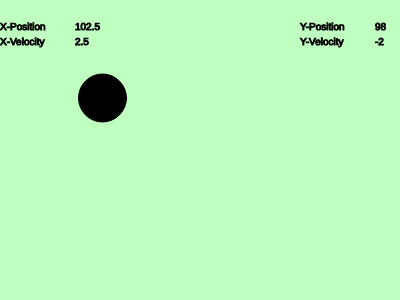
Frame 1 (no input)
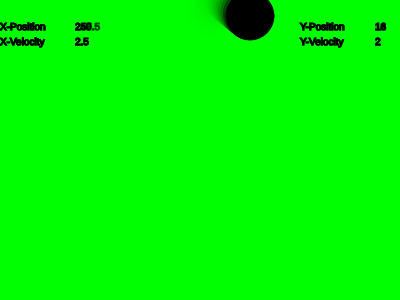
Frame 60 (no input)
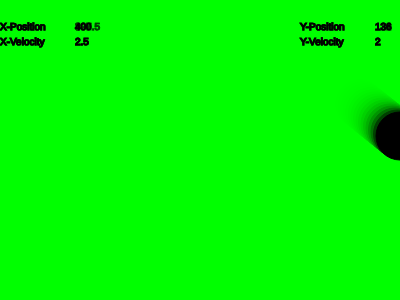
Frame 120 (the mouse pressed at the canvas centre since frame 60)

The p5.js sketch that drew these frames (run headless with seeded random() and noise() and a simulated clock; from frame 60 on, the mouse is pressed at the canvas centre):

// p5.js sketch
// ── sketch.js

let b;

function setup(){
  createCanvas(400,300);
  b = new Ball();
}

function draw(){
  background('rgba(0,255,0, 0.25)');
  b.move();
  b.bounce();
  b.update();
  b.outputVectors();
}

// ── ball.js

class Ball{
  constructor(){
    this.position = new createVector(100, 100);
    this.velocity = new createVector(2.5,-2);
    
  }

  move(){
    //changing speed,
    // x = x + xspeed;
    // y = y + yspeed;
    this.position.add(this.velocity);
  }


  bounce(){ //if ball hits the wall
    if ((this.position.x > width) || (this.position.x < 0)){
      //ball is out of bounds on x axis change the motion
      this.velocity.x = this.velocity.x *-1; //changing velocity on object changes path
    }
    if ((this.position.y > height) || (this.position.y < 0)){
      //ball is out of bounds on y-axis, change moiton
      this.velocity.y = this.velocity.y * -1;
    }
  }

  outputVectors(){
        textFont('Helvetica');
        textSize(10);

        text("X-Position", 0, 30);
        text(this.position.x, 75, 30);

        text("X-Velocity", 0, 45);
        text(this.velocity.x,75, 45);


        text("Y-Position", 300, 30);
        text(this.position.y, 375, 30);

        text("Y-Velocity", 300, 45);
        text(this.velocity.y,375, 45);
        fill(0, 102, 153);
  }

  update(){
    stroke(0);
    fill(0);
    ellipse(this.position.x, this.position.y, 48, 48);

  }
}
